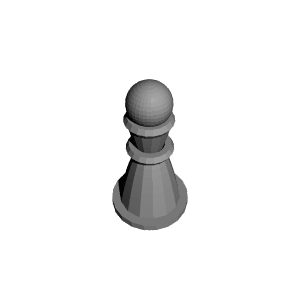
#> input picture picture/one_s.jpg, 300 x 300 px
$ python q1.py
#> lines starting #> are read from the running program, lines starting #| are printed output that depends on the picture
from math import sqrt

from PIL import Image

# [45 lines left out: functions q1, q2, q3, not called in this run]


def q4():
    img = Image.new("RGB", (640, 640), color=(0,0,0))
#> img: PIL image 640x640 RGB; every value is 0
    img1 = Image.open("one_s.jpg")
#> img1 is the input picture: PIL image 300x300 RGBA; mean R, G, B, A 9.4, 9.4, 9.4, 21.8
    mat = img.load()
    size1 = img1.size
#> size1 = (300, 300)
    mat1 = img1.load()

    for i in range(8):
        for j in range(8):
            if (i+j)%2 == 0:
                for k in range(80):
                    for m in range(80):
                        mat[i*80+k, j*80+m] = (128,128, 0)

    x = int((80 - size1[0])/2)
#> x = -110
    y = int((80 - size1[1])/2)
#> y = -110

    for i in range(size1[0]):
        for j in range(size1[1]):
            if mat1[i, j][0] < 50:
                mat[i+x, j+y] = mat1[i, j]

    img.show()
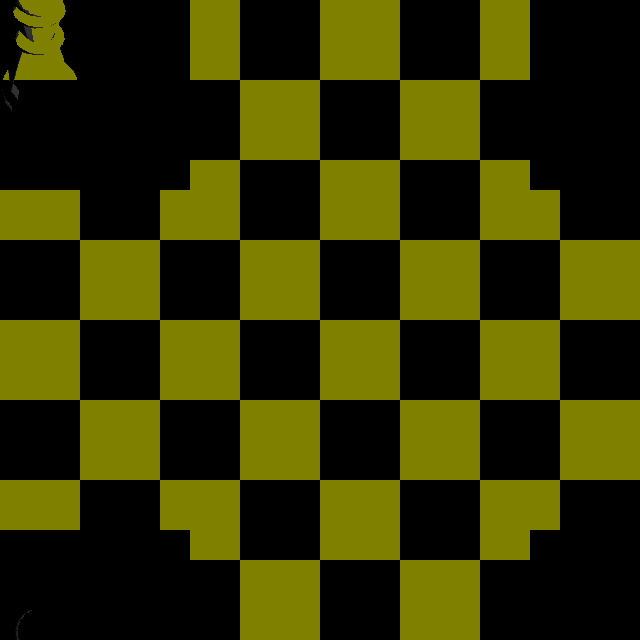
#> shown: PIL image 640x640 RGB; mean R, G, B 51, 51, 0

#q1()
#q2()
#q3()
q4()
